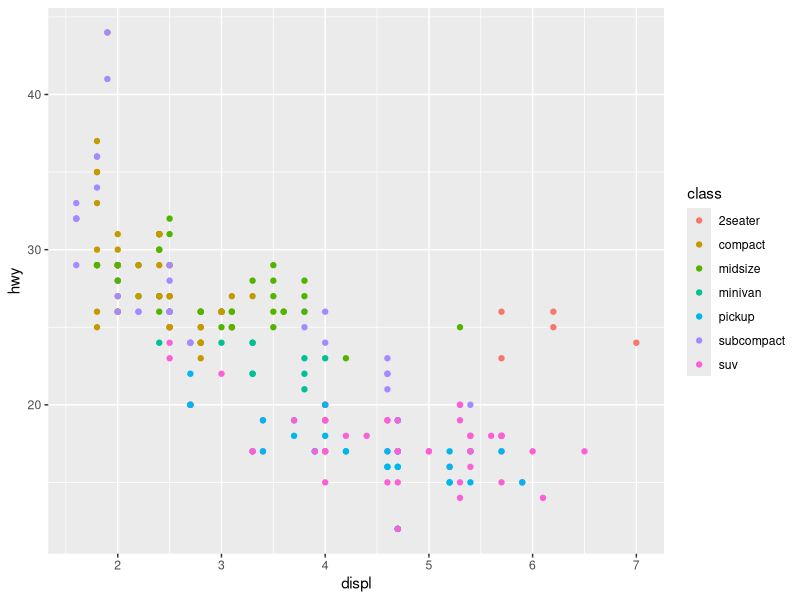
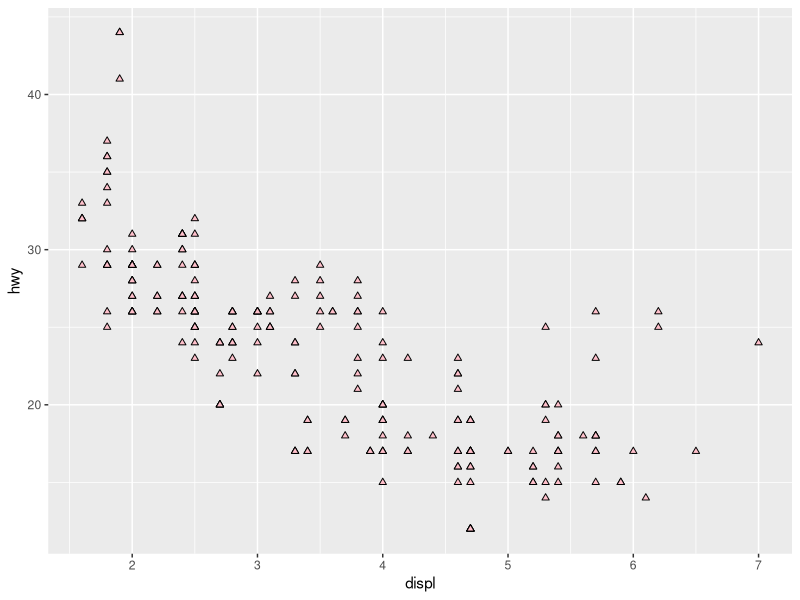
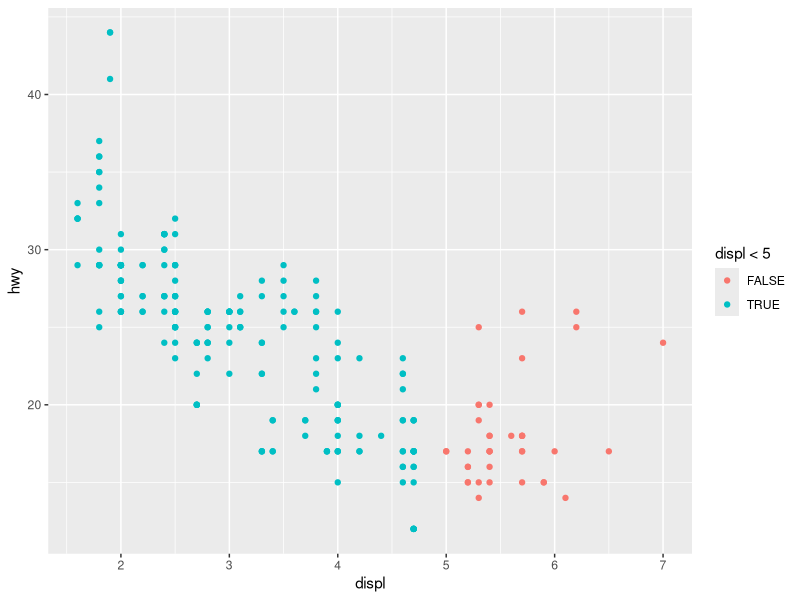
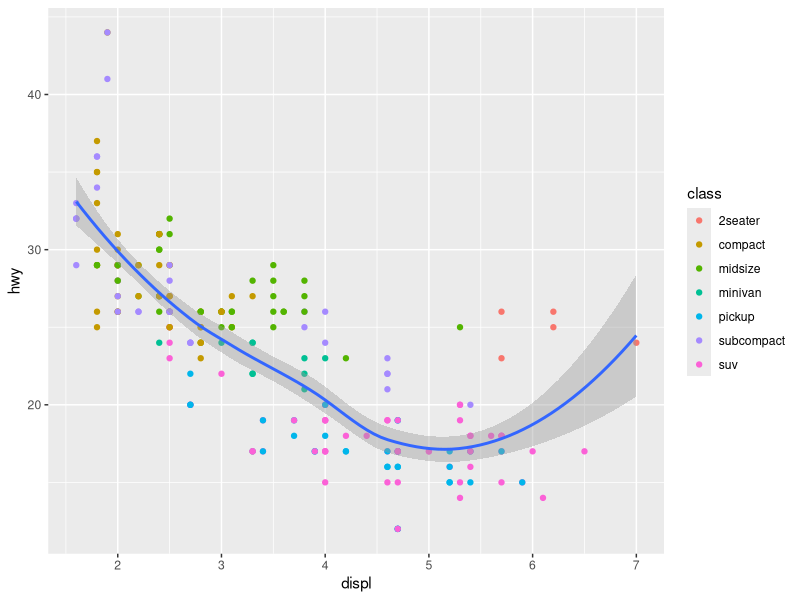
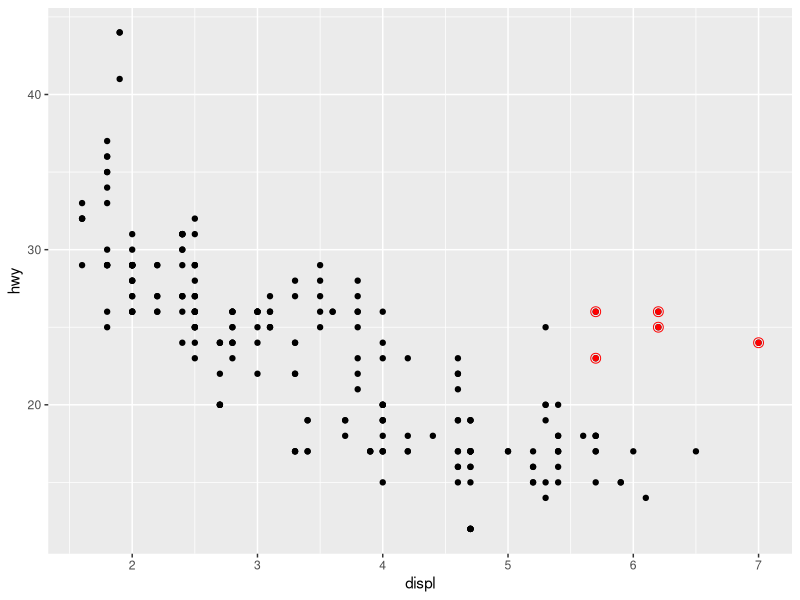
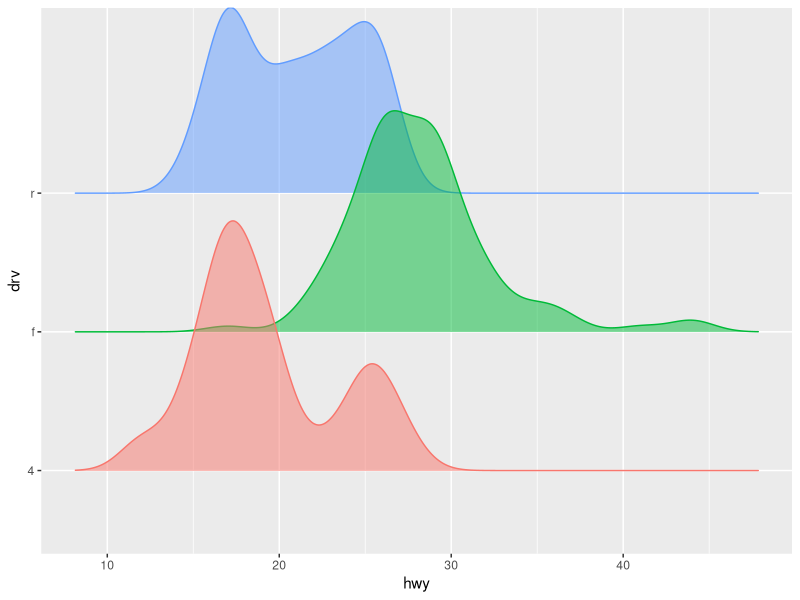
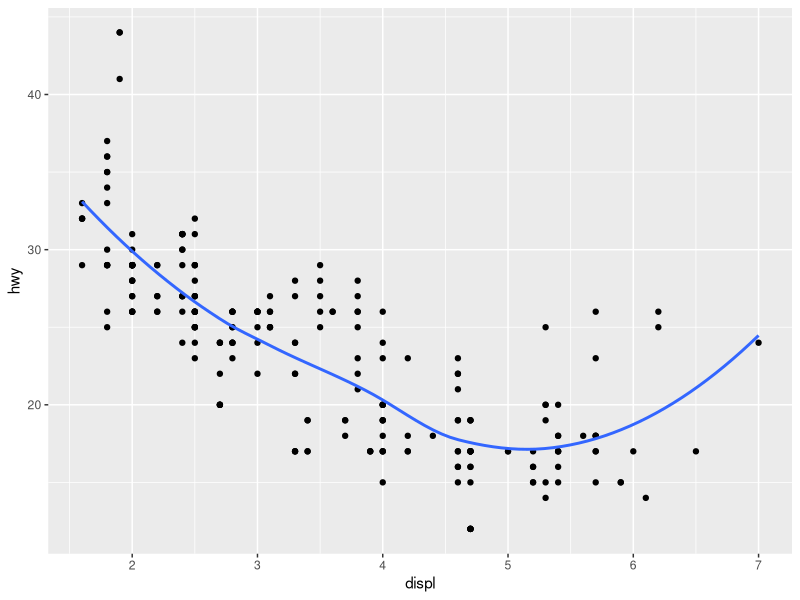
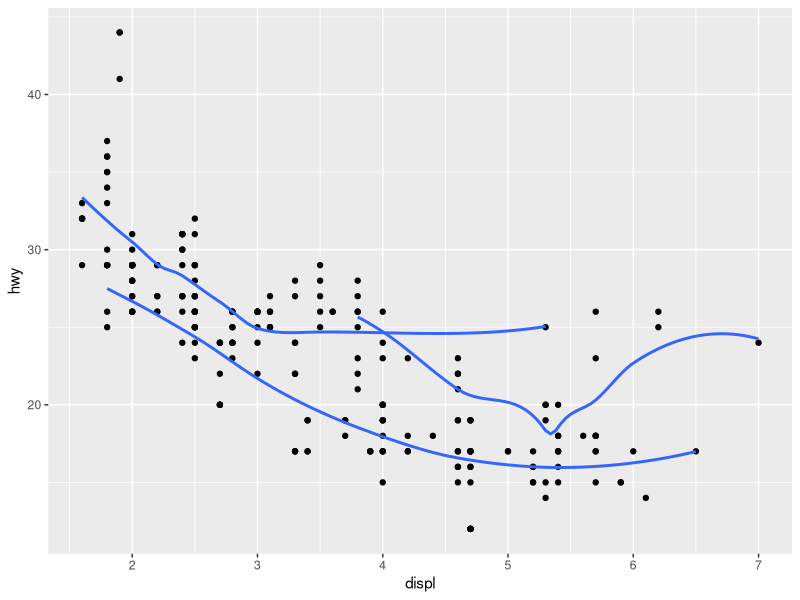

Source code (R) for these figures, in order:
library(tidyverse)

mpg

ggplot(mpg, aes(x = displ, y = hwy, color = class)) +
  geom_point()

# Ex 1 Create a scatterplot of hwy vs. displ where the points are pink filled in triangles.
ggplot(mpg, aes(y = hwy, x = displ)) +
  geom_point(fill="pink", shape=24)

# Ex 2 What happens if you map an aesthetic to something other than a variable name, like aes(color = displ < 5)? Note, you’ll also need to specify x and y.
ggplot(mpg, aes(x = displ, y = hwy, color = displ < 5)) +
  geom_point()

# Segunda parte -----------
ggplot(mpg, aes(x = displ, y = hwy)) + 
  geom_point(aes(color = class)) + 
  geom_smooth()

ggplot(mpg, aes(x=displ, y=hwy)) +
  geom_point() + 
  geom_point(
    data = mpg |> filter(class == "2seater"),
    color = "red"
  ) +
  geom_point(
    data = mpg |> filter(class == "2seater"),
    shape = "circle open", size = 3, color = "red"
  )


library(ggridges)

ggplot(mpg, aes(x = hwy, y = drv, fill = drv, color = drv)) +
  geom_density_ridges(alpha = 0.5, show.legend = FALSE)

# Recreate the R code necessary to generate the following graphs. Note that wherever a categorical variable is used in the plot, it’s drv.
mpg |>
  ggplot(aes(x = displ, y = hwy)) +
  geom_point() + 
  geom_smooth(se = FALSE)

mpg |>
  ggplot(aes(x = displ, y = hwy)) +
  geom_point() + 
  geom_smooth(se = FALSE, aes(group = drv))

mpg |>
  ggplot(aes(x = displ, y = hwy, color = drv)) +
  geom_point() + 
  geom_smooth(se = FALSE, aes(color = drv, group = drv))

mpg |>
  ggplot(aes(x = displ, y = hwy)) +
  geom_point(aes(color = drv)) + 
  geom_smooth(se = FALSE, aes(group = drv, linetype = drv))

mpg |>
  ggplot(aes(x = displ, y = hwy)) +
  geom_point(aes(color = drv)) +
  geom_point(shape = "circle open", color = "white", size = 3)


# Facetting -------
mpg |> 
  ggplot(aes(x = displ, y = hwy)) + 
  geom_point() + 
  facet_wrap(~cyl)

mpg |> 
  ggplot(aes(x = displ, y = hwy)) + 
  geom_point() + 
  facet_grid(drv ~ cyl)

mpg |> 
  ggplot(aes(x = displ, y = hwy)) + 
  geom_point() + 
  facet_grid(drv ~ cyl, scale="free")

ggplot(mpg) + 
  geom_point(aes(x = displ, y = hwy)) +
  facet_grid(drv ~ .)

ggplot(mpg) + 
  geom_point(aes(x = displ, y = hwy)) +
  facet_grid(. ~ cyl)

ggplot(mpg) + 
  geom_point(aes(x = displ, y = hwy)) +
  facet_wrap(drv ~ .)

# Statistical Transformations ------
ggplot(diamonds, aes(x = cut)) +
  geom_bar()

diamonds |>
  count(cut) |>
  ggplot(aes(x=cut, y=n)) +
  geom_bar(stat = "identity")

ggplot(diamonds, aes(x = cut, y = after_stat(prop), group = 1)) + 
  geom_bar()

ggplot(diamonds) + 
  stat_summary(
    aes(x = cut, y = depth),
    fun.min = min,
    fun.max = max,
    fun = median
  )

ggplot(diamonds) + 
  stat_summary(
    aes(x = cut, y = depth),
    fun.min = min,
    fun.max = max,
    fun = median
  )

# Exercícios

ggplot(diamonds) +
  geom_pointrange(
    aes(x = cut, y = depth),
    stat = "summary",
    fun = median,
    fun.min = min,
    fun.max = max
  )

ggplot(diamonds) +
  geom_col(aes(x = cut, y = depth))

ggplot(diamonds) +
  stat_smooth(aes(x = depth, y = carat))

ggplot(diamonds, aes(x = cut, y = after_stat(prop), group = 1)) + 
  geom_bar()

ggplot(diamonds) + 
  geom_bar(aes(x = cut, y = after_stat(prop), group = color, fill = color),
           position = "dodge")

# Position adjustments ------

# Left
ggplot(mpg, aes(x = drv, color = drv)) + 
  geom_bar()

# Right
ggplot(mpg, aes(x = drv, fill = drv)) + 
  geom_bar()

ggplot(mpg, aes(x = drv, fill = class)) + 
  geom_bar()

# Left
ggplot(mpg, aes(x = drv, fill = class)) + 
  geom_bar(position = "fill")

# Right
ggplot(mpg, aes(x = drv, fill = class)) + 
  geom_bar(position = "dodge")

ggplot(mpg, aes(x = displ, y = hwy)) + 
  geom_point(position = "jitter") #or

ggplot(mpg, aes(x = displ, y = hwy)) +
  geom_jitter()

# Ex1 how to improve the graph:
ggplot(mpg, aes(x = cty, y = hwy)) + 
  geom_point()
# R:
ggplot(mpg, aes(x = cty, y = hwy)) + 
  geom_jitter()

# Ex2 
ggplot(mpg, aes(x = displ, y = hwy)) +
  geom_point()
ggplot(mpg, aes(x = displ, y = hwy)) +
  geom_point(position = "identity")

# The layered grammar of graphics ----- 
#ggplot(data = <DATA>) + 
#  <GEOM_FUNCTION>(
#    mapping = aes(<MAPPINGS>),
#    stat = <STAT>, 
#    position = <POSITION>
#  ) +
#  <COORDINATE_FUNCTION> +
#  <FACET_FUNCTION>

ggplot(diamonds) +
  stat_smooth(aes(x=cut, y=carat))









